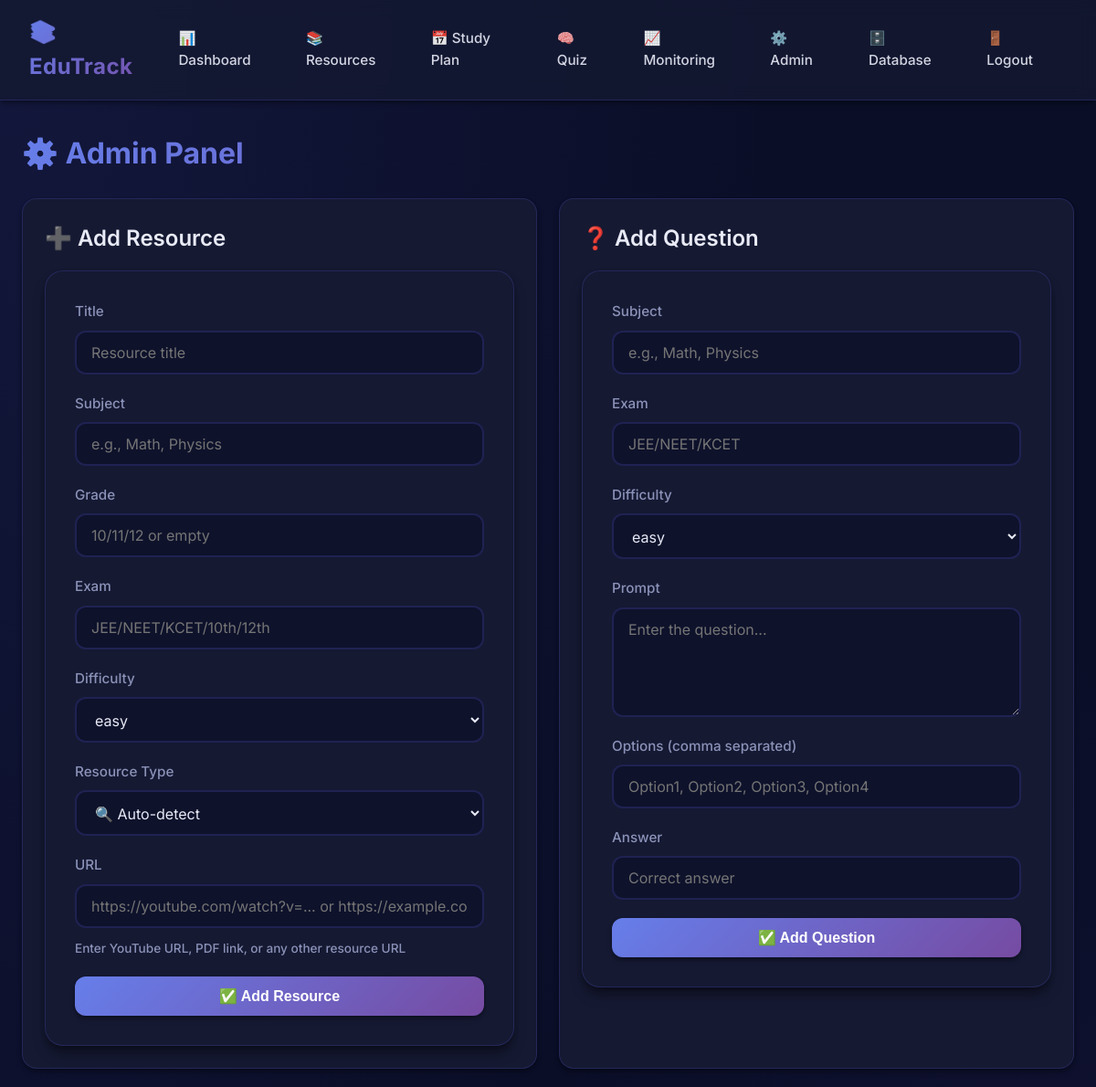
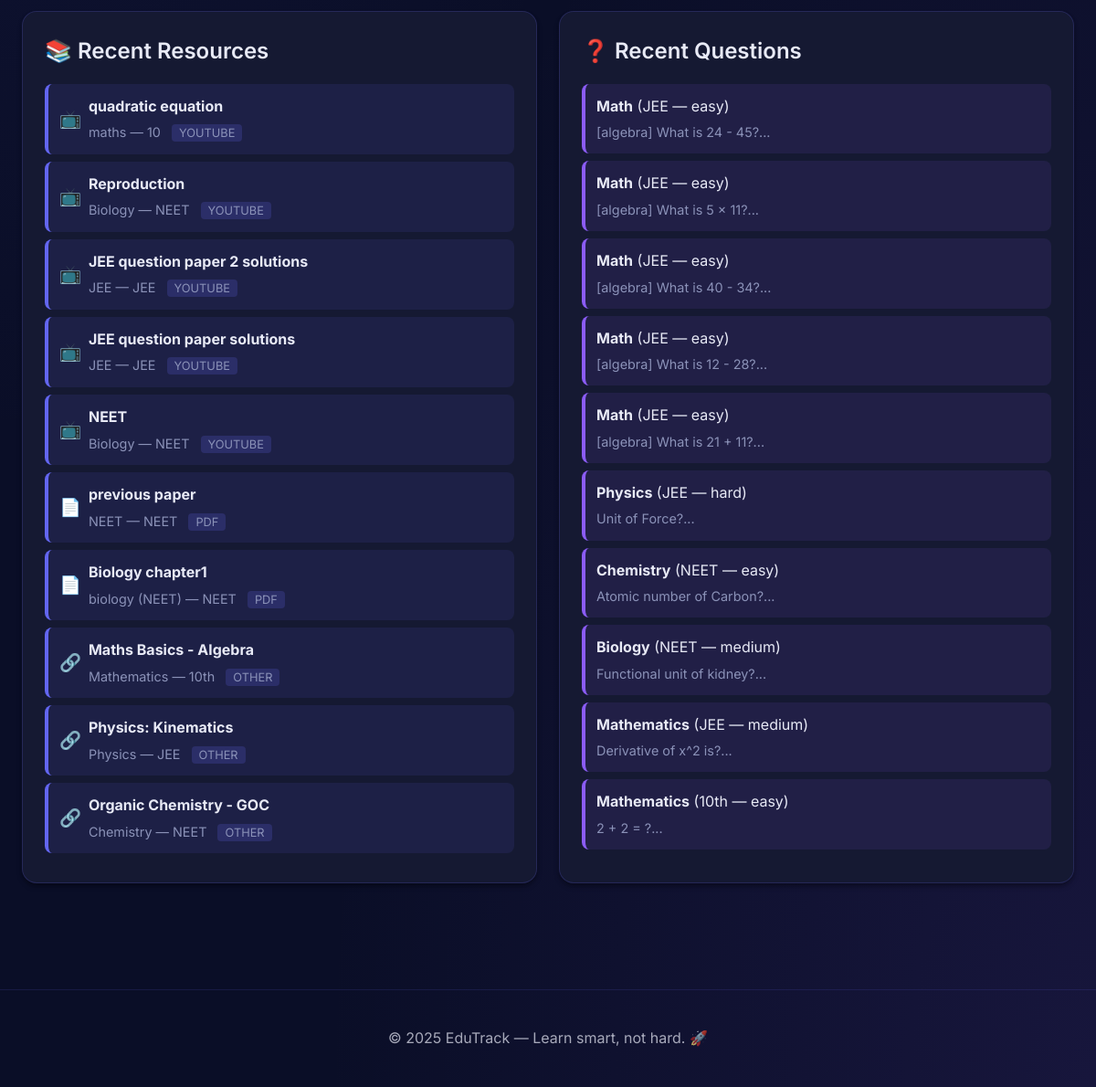
The page /admin (signed in) on the database its author committed (2 pictures, top to bottom).
### models.py (models this page shows)
class Resource(db.Model):
    id = db.Column(db.Integer, primary_key=True)
    title = db.Column(db.String(255), nullable=False)
    subject = db.Column(db.String(50), nullable=False)
    grade = db.Column(db.String(10), nullable=True)
    exam = db.Column(db.String(20), nullable=True)
    difficulty = db.Column(db.String(10), default="easy")
    url = db.Column(db.String(500), nullable=False)
    resource_type = db.Column(db.String(20), default="other")  # pdf, youtube, other
    created_at = db.Column(db.DateTime, default=datetime.utcnow)

class Question(db.Model):
    id = db.Column(db.Integer, primary_key=True)
    subject = db.Column(db.String(50), nullable=False)
    exam = db.Column(db.String(20), nullable=False)
    difficulty = db.Column(db.String(10), default="easy")
    prompt = db.Column(db.Text, nullable=False)
    answer = db.Column(db.String(255), nullable=False)
    options = db.Column(db.Text, nullable=False)  # comma-separated options
    created_at = db.Column(db.DateTime, default=datetime.utcnow)

### app.py (the view, shortened to what this page needs)
@app.route('/admin', methods=['GET', 'POST'])
@login_required
def admin():
    if not current_user.is_admin:
        flash('Access denied', 'error')
        return redirect(url_for('dashboard'))
    resources = Resource.query.order_by(Resource.created_at.desc()).limit(10).all()
    questions = Question.query.order_by(Question.created_at.desc()).limit(10).all()
    return render_template('admin.html', resources=resources, questions=questions)

### app.py (called while the page is built)
@login_manager.user_loader
def load_user(user_id):
    return User.query.get(int(user_id))

### templates/admin.html (shortened to what this page needs)
{% extends "base.html" %}
{% block content %}
<h2>⚙️ Admin Panel</h2>
<div class="grid-2">
  <div class="card">
    <h3>➕ Add Resource</h3>
    <form method="post" class="form" enctype="multipart/form-data">
      <label>
        Title
        <input name="title" required placeholder="Resource title">
      </label>
      <label>
        Subject
        <input name="subject" required placeholder="e.g., Math, Physics">
      </label>
      <label>
        Grade
        <input name="grade" placeholder="10/11/12 or empty">
      </label>
      <label>
        Exam
        <input name="exam" placeholder="JEE/NEET/KCET/10th/12th">
      </label>
      <label>
        Difficulty
        <select name="difficulty">
          <option>easy</option>
        </select>
      </label>
      <label>
        Resource Type
        <select name="resource_type" id="resourceType" onchange="updateResourceForm()">
          <option value="auto">🔍 Auto-detect</option>
        </select>
      </label>
      <div id="urlSection">
        <label>
          URL
          <input name="url" id="urlInput" placeholder="https://youtube.com/watch?v=... or https://example.com/file.pdf">
          <small class="muted" id="urlHint" style="display: block; margin-top: 4px; font-size: 0.85rem;">
            Enter YouTube URL, PDF link, or any other resource URL
          </small>
        </label>
      </div>
      <button class="btn" type="submit">✅ Add Resource</button>
    </form>
  </div>
  <div class="card">
    <h3>❓ Add Question</h3>
    <form method="post" class="form">
      <label>
        Subject
        <input name="subject" required placeholder="e.g., Math, Physics">
      </label>
      <label>
        Exam
        <input name="exam" required placeholder="JEE/NEET/KCET">
      </label>
      <label>
        Difficulty
        <select name="difficulty">
          <option>easy</option>
        </select>
      </label>
      <label>
        Prompt
        <textarea name="prompt" required placeholder="Enter the question..."></textarea>
      </label>
      <label>
        Options (comma separated)
        <input name="options" required placeholder="Option1, Option2, Option3, Option4">
      </label>
      <label>
        Answer
        <input name="answer" required placeholder="Correct answer">
      </label>
      <button class="btn" type="submit">✅ Add Question</button>
    </form>
  </div>
</div>
<div class="grid-2" style="margin-top: 32px;">
  <div class="card">
    <h3>📚 Recent Resources</h3>
    {% if resources %}
    <ul style="list-style: none; padding: 0;">
      {% for r in resources %}
      <li style="padding: 12px; margin: 8px 0; background: rgba(99, 102, 241, 0.1); border-radius: 8px; border-left: 4px solid var(--accent);">
        <div style="display: flex; align-items: center; gap: 8px;">
          {% if r.resource_type == 'youtube' %}
            <span style="font-size: 1.2rem;">📺</span>
          {% elif r.resource_type == 'pdf' %}
            <span style="font-size: 1.2rem;">📄</span>
          {% else %}
            <span style="font-size: 1.2rem;">🔗</span>
          {% endif %}
          <div style="flex: 1;">
            <strong>{{ r.title }}</strong>
            <p class="muted" style="margin: 4px 0 0 0; font-size: 0.9rem;">
              {{ r.subject }} — {{ r.exam or r.grade }}
              <span style="padding: 2px 8px; background: rgba(99, 102, 241, 0.2); border-radius: 4px; margin-left: 8px; font-size: 0.8rem;">
                {{ r.resource_type|upper }}
              </span>
            </p>
          </div>
        </div>
      </li>
      {% endfor %}
    </ul>
    {% else %}
    <p class="muted">No resources yet.</p>
    {% endif %}
  </div>
  <div class="card">
    <h3>❓ Recent Questions</h3>
    {% if questions %}
    <ul style="list-style: none; padding: 0;">
      {% for q in questions %}
      <li style="padding: 12px; margin: 8px 0; background: rgba(139, 92, 246, 0.1); border-radius: 8px; border-left: 4px solid rgba(139, 92, 246, 1);">
        <strong>{{ q.subject }}</strong> ({{ q.exam }} — {{ q.difficulty }})
        <p class="muted" style="margin: 4px 0 0 0; font-size: 0.9rem;">
          {{ q.prompt[:50] }}...
        </p>
      </li>
      {% endfor %}
    </ul>
    {% else %}
    <p class="muted">No questions yet.</p>
    {% endif %}
  </div>
</div>
{% endblock %}

### static/css/styles.css (style rules this page uses)
:root { --bg: #0a0e27; --panel: #151932; --panel-hover: #1d2342; --muted: #8b92b8; --text: #e8eaf6; --accent: #6366f1; --accent-hover: #818cf8; --accent-2: #10b981; --accent-2-hover: #34d399; --danger: #ef4444; --warning: #f59e0b; --success: #10b981; --gradient-1: linear-gradient(135deg, #667eea 0%, #764ba2 100%); --gradient-2: linear-gradient(135deg, #f093fb 0%, #f5576c 100%); --gradient-3: linear-gradient(135deg, #4facfe 0%, #00f2fe 100%); --shadow: 0 4px 6px -1px rgba(0, 0, 0, 0.3), 0 2px 4px -1px rgba(0, 0, 0, 0.2); --shadow-lg: 0 10px 15px -3px rgba(0, 0, 0, 0.4), 0 4px 6px -2px rgba(0, 0, 0, 0.3); }
* { box-sizing: border-box; margin: 0; padding: 0; }
body { margin: 0; font-family: 'Inter', 'Segoe UI', system-ui, -apple-system, Roboto, sans-serif; background: var(--bg); background-image: radial-gradient(at 0% 0%, rgba(99, 102, 241, 0.1) 0px, transparent 50%), radial-gradient(at 100% 100%, rgba(139, 92, 246, 0.1) 0px, transparent 50%); color: var(--text); line-height: 1.6; min-height: 100vh; }
.form { display: flex; flex-direction: column; gap: 20px; background: var(--panel); padding: 32px; border-radius: 20px; box-shadow: var(--shadow-lg); border: 1px solid rgba(99, 102, 241, 0.2); transition: all 0.3s ease; }
label { display: flex; flex-direction: column; gap: 8px; font-size: 0.95rem; color: var(--muted); font-weight: 500; }
input, select, textarea { background: rgba(10, 14, 39, 0.6); color: var(--text); border: 2px solid rgba(99, 102, 241, 0.2); border-radius: 12px; padding: 12px 16px; font-size: 1rem; transition: all 0.3s ease; font-family: inherit; }
textarea { min-height: 120px; resize: vertical; }
.btn { background: var(--gradient-1); color: white; border: none; border-radius: 12px; padding: 12px 24px; cursor: pointer; font-weight: 600; font-size: 1rem; transition: all 0.3s ease; box-shadow: var(--shadow); position: relative; overflow: hidden; }
.btn::before { content: ''; position: absolute; top: 0; left: -100%; width: 100%; height: 100%; background: linear-gradient(90deg, transparent, rgba(255, 255, 255, 0.2), transparent); transition: left 0.5s; }
.grid-2 { display: grid; grid-template-columns: repeat(auto-fit, minmax(300px, 1fr)); gap: 24px; margin-bottom: 24px; }
.card { background: var(--panel); padding: 24px; border-radius: 16px; box-shadow: var(--shadow); border: 1px solid rgba(99, 102, 241, 0.2); transition: all 0.3s ease; }
h2 { font-size: 2rem; font-weight: 700; margin-bottom: 24px; background: var(--gradient-1); -webkit-background-clip: text; -webkit-text-fill-color: transparent; background-clip: text; }
h3 { font-size: 1.5rem; font-weight: 600; margin-bottom: 16px; color: var(--text); }
.muted { color: var(--muted); font-size: 0.9rem; }

### rows shown on the page
Resource: title "quadratic equation", subject "maths", exam "10", resource_type "YOUTUBE"
Resource: title "Reproduction", subject "Biology", exam "NEET", resource_type "YOUTUBE"
Resource: title "JEE question paper 2 solutions", subject "JEE", exam "JEE", resource_type "YOUTUBE"
Resource: title "JEE question paper solutions", subject "JEE", exam "JEE", resource_type "YOUTUBE"
Resource: title "NEET", subject "Biology", exam "NEET", resource_type "YOUTUBE"
Resource: title "previous paper", subject "NEET", exam "NEET", resource_type "PDF"
Resource: title "Biology chapter1", subject "biology (NEET)", exam "NEET", resource_type "PDF"
Resource: title "Maths Basics - Algebra", subject "Mathematics", exam "10th", resource_type "OTHER"
Resource: title "Physics: Kinematics", subject "Physics", exam "JEE", resource_type "OTHER"
Resource: title "Organic Chemistry - GOC", subject "Chemistry", exam "NEET", resource_type "OTHER"
Question: subject "Math", exam "JEE", difficulty "easy", prompt "[algebra] What is 24 - 45?"
Question: subject "Math", exam "JEE", difficulty "easy", prompt "[algebra] What is 5 × 11?"
Question: subject "Math", exam "JEE", difficulty "easy", prompt "[algebra] What is 40 - 34?"
Question: subject "Math", exam "JEE", difficulty "easy", prompt "[algebra] What is 12 - 28?"
Question: subject "Math", exam "JEE", difficulty "easy", prompt "[algebra] What is 21 + 11?"
Question: subject "Physics", exam "JEE", difficulty "hard", prompt "Unit of Force?"
Question: subject "Chemistry", exam "NEET", difficulty "easy", prompt "Atomic number of Carbon?"
Question: subject "Biology", exam "NEET", difficulty "medium", prompt "Functional unit of kidney?"
Question: subject "Mathematics", exam "JEE", difficulty "medium", prompt "Derivative of x^2 is?"
Question: subject "Mathematics", exam "10th", difficulty "easy", prompt "2 + 2 = ?"
